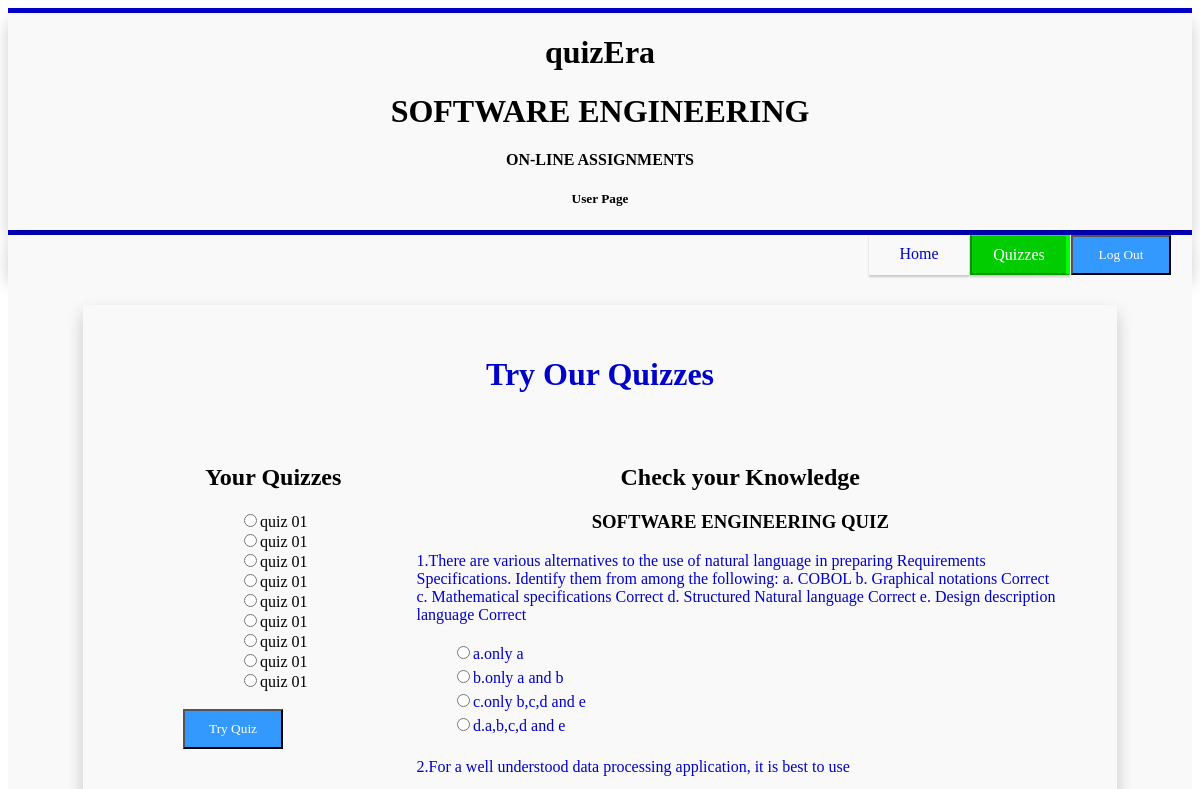
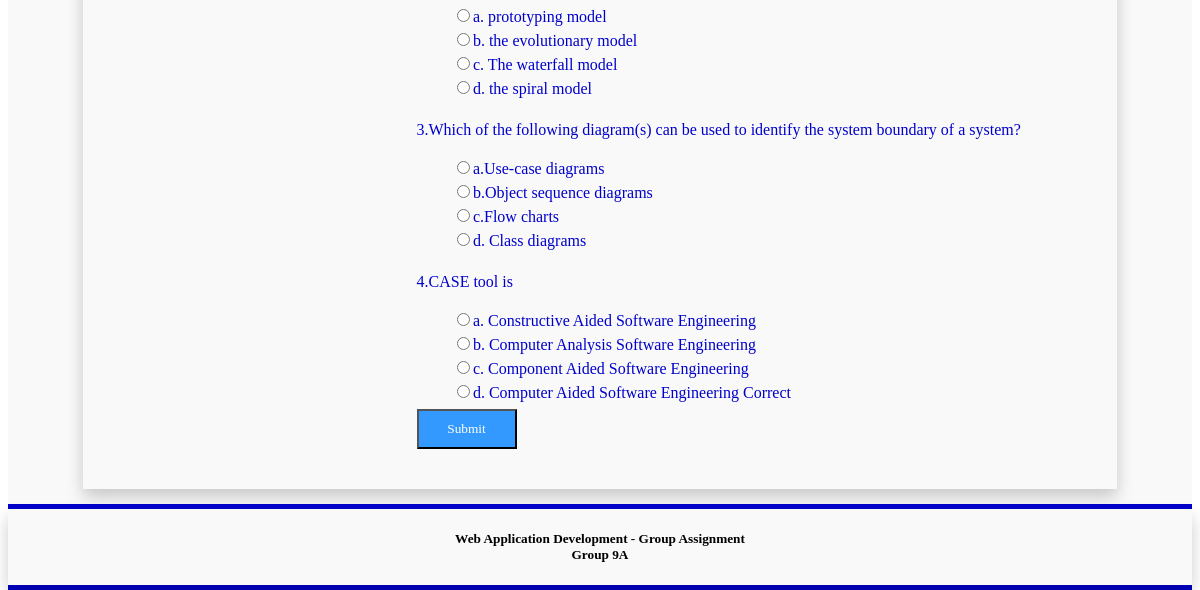
The app's page /views/quizzes.php, older data (2 pictures, top to bottom).
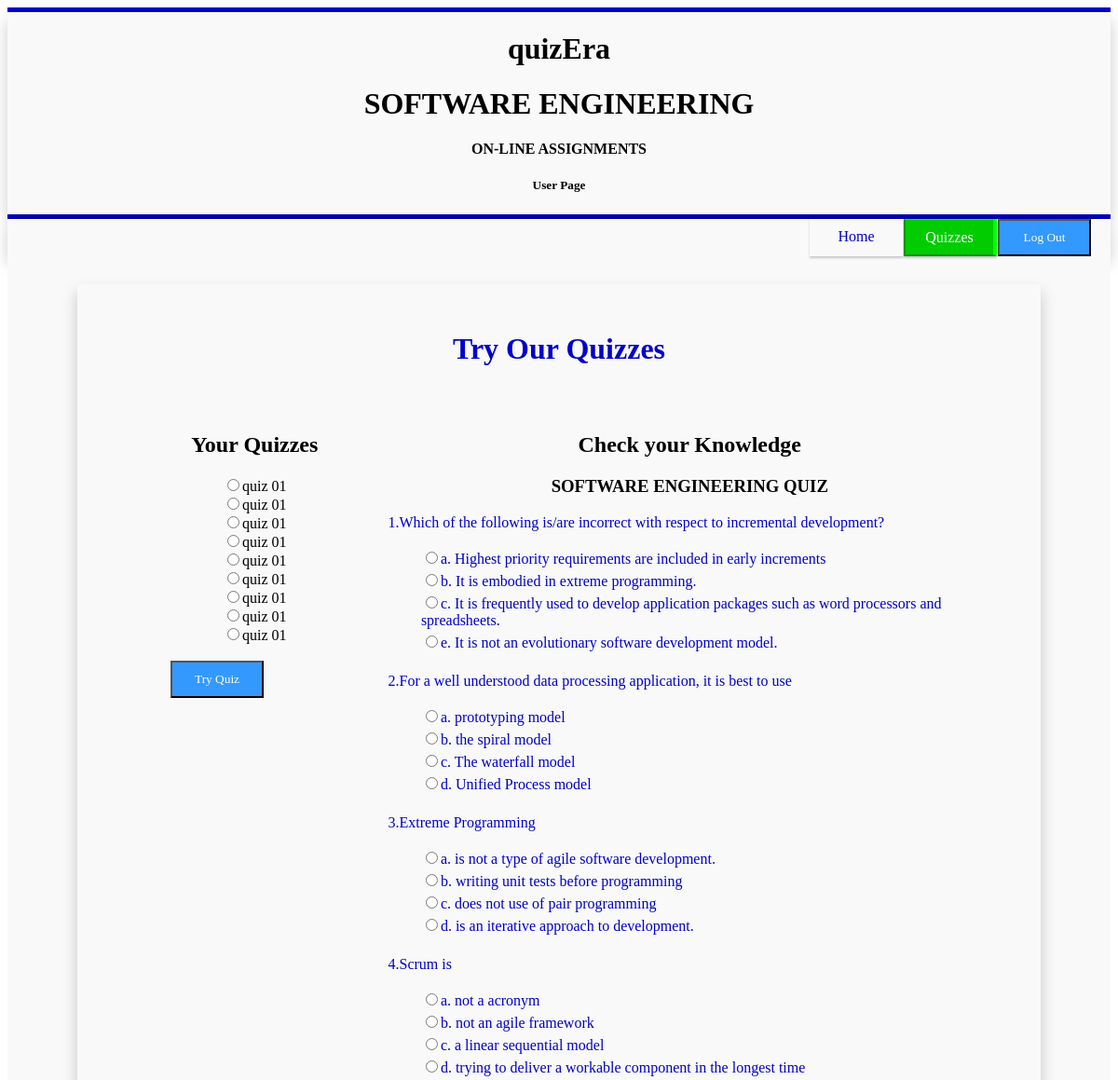
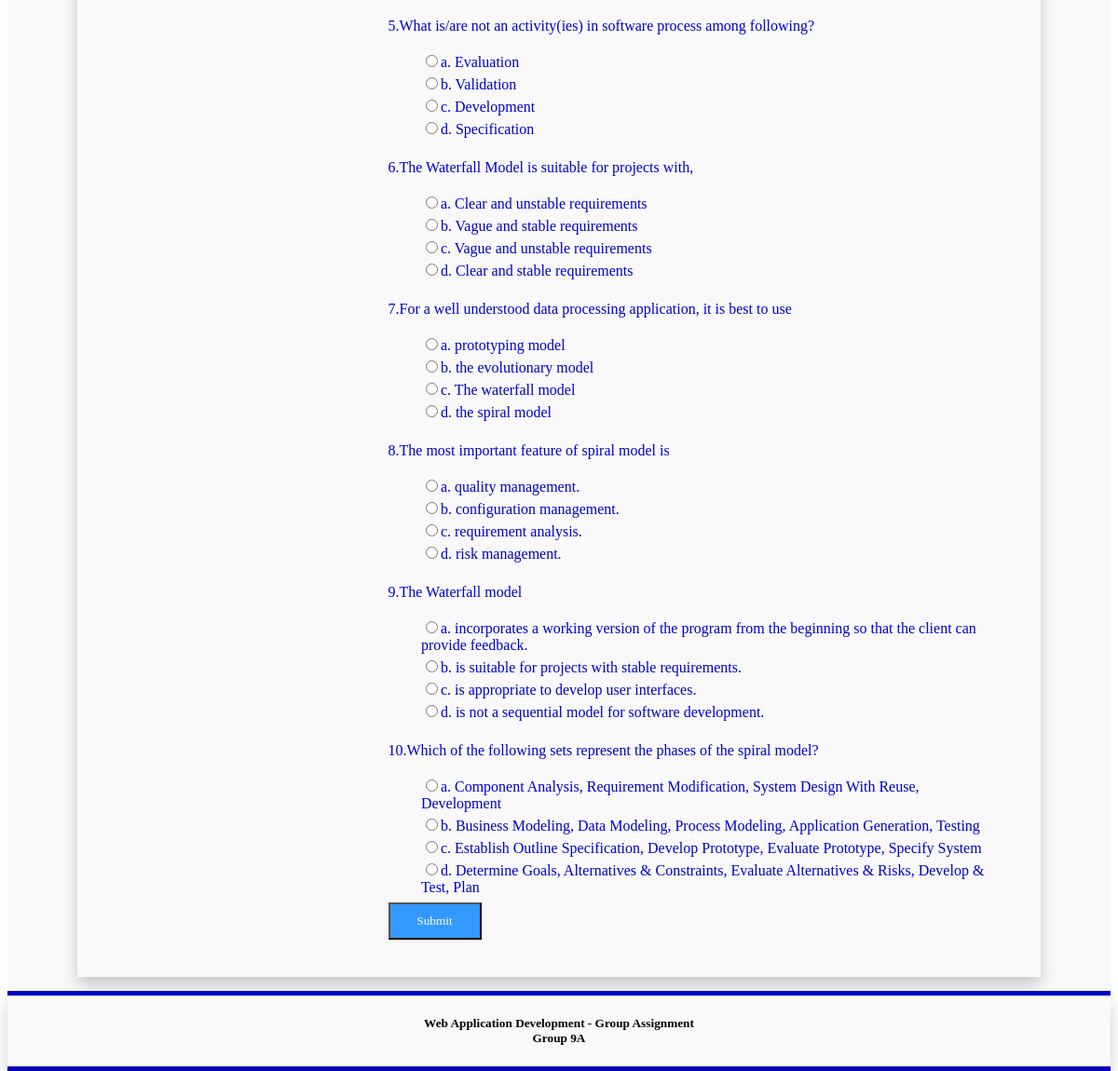
The same page, newer data (2 pictures, top to bottom).
### tables this page shows
CREATE TABLE IF NOT EXISTS `questions` (
  `question_id` int(12) NOT NULL,
  `question` varchar(1024) NOT NULL,
  `answer_01` varchar(255) NOT NULL,
  `answer_02` varchar(255) NOT NULL,
  `answer_03` varchar(255) NOT NULL,
  `answer_04` varchar(255) NOT NULL,
  `correct_answer` varchar(255) NOT NULL,
  `quiz_id` varchar(12) NOT NULL,
  PRIMARY KEY (`question_id`)
);

### views/quizzes.php (the view, shortened to what this page needs)
<?php include("../includes/user_header.php") ?>
<?php include("../includes/navigations/us_active_quizzes.php") ?>
<?php include("../config/config.php") ?>
<div class="col-b-1">
	<div class="col-c-1">
		<h1 class="cont"> Try Our Quizzes</h1>
			<div class="col-c-4">
				<h2>Your Quizzes</h2>
					<form method="post" action="">
						<input type="radio" name="quiz" value="quiz1">quiz 01 <br/>
						<input type="radio" name="quiz" value="quiz1">quiz 01 <br/>
						<input type="radio" name="quiz" value="quiz1">quiz 01 <br/>
						<input type="radio" name="quiz" value="quiz1">quiz 01 <br/>
						<input type="radio" name="quiz" value="quiz1">quiz 01 <br/>
						<input type="radio" name="quiz" value="quiz1">quiz 01 <br/>
						<input type="radio" name="quiz" value="quiz1">quiz 01 <br/>
						<input type="radio" name="quiz" value="quiz1">quiz 01 <br/>
						<input type="radio" name="quiz" value="quiz1">quiz 01 <br/>
						<br/>
						<input type="submit" name="try" value="Try Quiz">&nbsp
					</form>
			</div>
			<div class="col-c-5">
					<h2>Check your Knowledge</h2>
					<h3> SOFTWARE ENGINEERING QUIZ</h3>
					<form method="post" action="review.php">
					<?php
					$res = mysqli_query($connect, "select * from questions ORDER BY RAND() limit 10") or die(mysql_error());
					$i=1;
                         while($result=mysqli_fetch_array($res)){?>
                             <div id='question<?php echo $i;?>' class='cont'>
                             <p class='questions' id="qname<?php echo $i;?>"> <?php echo $i?>.<?php echo $result['question'];?></p>
                             <table class="question-table">
                               <tr>
                                 <td>
                                   <input type="radio" value="1" id='radio1_<?php echo $result['question_id'];?>' name='<?php echo $result['question_id'];?>'/><?php echo $result['answer_01'];?>
                                 </td>
                               </tr>
                               <tr>
                                 <td>
                                   <input type="radio" value="2" id='radio1_<?php echo $result['question_id'];?>' name='<?php echo $result['question_id'];?>'/><?php echo $result['answer_02'];?>
                                 </td>
                               </tr>
                               <tr>
                                 <td>
                                   <input type="radio" value="3" id='radio1_<?php echo $result['question_id'];?>' name='<?php echo $result['question_id'];?>'/><?php echo $result['answer_03'];?>
                                 </td>
                               </tr>
                               <tr>
                                 <td>
                                   <input type="radio" value="4" id='radio1_<?php echo $result['question_id'];?>' name='<?php echo $result['question_id'];?>'/><?php echo $result['answer_04'];?>
                                 </td>
                               </tr>
                               <tr>
                                 <td>
                                 </td>
                               </tr>
                             </table>
                             </div>
                  <?php $i++;} ?>
					<input type="submit">
					</form>
			</div>
	</div>
</div>
<?php include("../includes/footer.php"); ?>

### includes/user_header.php (shortened to what this page needs)
<!DOCTYPE html>
<html lang="en-US">
<head>
	<link rel="stylesheet" type="text/css" href="../css/style.css">
	<link rel="stylesheet" type="text/css" href="../css/navigation.css">
	<link rel="stylesheet" type="text/css" href="../css/input_styles.css">
</head>
<body>
<div class="col-b-h">
	<div class="col-c-h">
		<h1> quizEra</h1>
		<h1> SOFTWARE ENGINEERING </h1>
		<h4> ON-LINE ASSIGNMENTS</h4>
		<h5> User Page</h5>
	</div>
</div>

### includes/navigations/us_active_quizzes.php
<div class="col-c-n">
<ul>
	<li><form action="../php/login.php" method="post"> <input type="submit" name="lgout" value="Log Out" /> </form></li>
	<li> <a href="quizzes.php" class="active"">Quizzes</a></li>
	<li> <a href="userview.php">Home</a> </li>
</ul>
</div>

### includes/footer.php
<div class="col-b-h">
	<div class="col-c-h">
		<h5 style="text-align:center;">
		Web Application Development - Group Assignment<br/>
		Group 9A
		</h5>
	</div>
</div>

### css/style.css (style rules this page uses)
* { box-sizing: border-box; }
[class*="col-"] { float: left; }
.col-b-1 { width: 100%; padding: 30px 75px 15px 75px; background-color: #f9f9f9; }
.col-b-h { width: 100%; padding: 5px 0px 5px 0px; background-color: #0000cc; }
.col-c-1 { width: 100%; padding: 30px 50px 20px 50px; background-color: #f9f9f9; box-shadow: 0px 8px 16px 0px rgba(0,0,0,0.2); text-align: center; }
.col-c-4 { width: 25%; padding: 30px 03px 20px 50px; background-color: #f9f9f9; }
.col-c-5 { width: 75%; padding: 30px 03px 20px 50px; background-color: #f9f9f9; }
.col-c-h { width: 100%; padding: 0px 0px 0px 0px; background-color: #f9f9f9; box-shadow: 0px 8px 16px 0px rgba(0,0,0,0.2); text-align: center; }
.col-c-n { width: 100%; padding: 0px 20px 0px 0px; background-color: #f9f9f9; box-shadow: 0px 8px 16px 0px rgba(0,0,0,0.2); text-align: center; }
.cont { text-align: center; color: #0000cc; }
.question-table { margin-left: 5%; text-align: left; }
.questions { text-align: left; }

### css/navigation.css (style rules this page uses)
ul { list-style-type:none; margin:0; padding:0; position: relative; }
li { display:inline-block; float: right; margin-right: 1px; }
li a { display:block; min-width:100px; height: 40px; padding: 10px 10px 20px 10px; background-color: #f9f9f9; text-align: center; color: #0000cc; text-decoration: none; font-family: Vardena,"Times New Roman", Arial, sans-serif; box-shadow: 0px 2px 2px 0px rgba(0,0,0,0.2); }
li a.active { background-color: #00cc00; color: #ffffff; border-left: 2px solid #009700; border-right: 4px solid #00ff00; border-top: 1px solid #00FF00; border-bottom: 2px solid #009900; }

### css/input_styles.css (style rules this page uses)
input[type=submit] { display:block; min-width:100px; height: 40px; padding: 10px 10px 20px 10px; background-color: #3399ff; text-align: center; color: #ffffff; text-decoration: none; font-family: Times New Roman, Arial, sans-serif; }

Row changes from the older to the newer data that the page shows:
removed questions: question "There are various alternatives to the use of natural language in preparing Requirements Specifications. Identify them from among the following: a. COBOL b. Graphical notations Correct c. Mathematical specifications Correct d. Structured Natural language Correct e. Design description language Correct", answer_01 "a.only a", answer_02 "b.only a and b", answer_03 "c.only b,c,d and e", answer_04 "d.a,b,c,d and e"
removed questions: question "Which of the following diagram(s) can be used to identify the system boundary of a system?", answer_01 "a.Use-case diagrams", answer_02 "b.Object sequence diagrams", answer_03 "c.Flow charts", answer_04 "d. Class diagrams"
removed questions: question "CASE tool is", answer_01 "a. Constructive Aided Software Engineering", answer_02 "b. Computer Analysis Software Engineering", answer_03 "c. Component Aided Software Engineering", answer_04 "d. Computer Aided Software Engineering Correct"
added questions: question "Which of the following is/are incorrect with respect to incremental development?", answer_01 "a. Highest priority requirements are included in early increments", answer_02 "b. It is embodied in extreme programming.", answer_03 "c. It is frequently used to develop application packages such as word processors and spreadsheets.", answer_04 "e. It is not an evolutionary software development model."
added questions: question "For a well understood data processing application, it is best to use", answer_01 "a. prototyping model", answer_02 "b. the spiral model", answer_03 "c. The waterfall model", answer_04 "d. Unified Process model"
added questions: question "Extreme Programming", answer_01 "a. is not a type of agile software development.", answer_02 "b. writing unit tests before programming", answer_03 "c. does not use of pair programming", answer_04 "d. is an iterative approach to development."
added questions: question "Scrum is", answer_01 "a. not a acronym", answer_02 "b. not an agile framework", answer_03 "c. a linear sequential model", answer_04 "d. trying to deliver a workable component in the longest time"
added questions: question "What is/are not an activity(ies) in software process among following?", answer_01 "a. Evaluation", answer_02 "b. Validation", answer_03 "c. Development", answer_04 "d. Specification"
added questions: question "The Waterfall Model is suitable for projects with,", answer_01 "a. Clear and unstable requirements", answer_02 "b. Vague and stable requirements", answer_03 "c. Vague and unstable requirements", answer_04 "d. Clear and stable requirements"
added questions: question "The most important feature of spiral model is", answer_01 "a. quality management.", answer_02 "b. configuration management.", answer_03 "c. requirement analysis.", answer_04 "d. risk management."
added questions: question "The Waterfall model", answer_01 "a. incorporates a working version of the program from the beginning so that the client can provide feedback.", answer_02 "b. is suitable for projects with stable requirements.", answer_03 "c. is appropriate to develop user interfaces.", answer_04 "d. is not a sequential model for software development."
added questions: question "Which of the following sets represent the phases of the spiral model?", answer_01 "a. Component Analysis, Requirement Modification, System Design With Reuse, Development", answer_02 "b. Business Modeling, Data Modeling, Process Modeling, Application Generation, Testing", answer_03 "c. Establish Outline Specification, Develop Prototype, Evaluate Prototype, Specify System", answer_04 "d. Determine Goals, Alternatives & Constraints, Evaluate Alternatives & Risks, Develop & Test, Plan"
